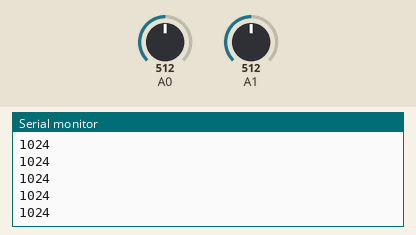
Recording of a sketch running on a simulated Arduino Uno, built with avr-gcc and run on an emulated ATmega328P. On the bench: the last lines printed to the serial monitor. Inputs (shaded band) come from the test bench; at power-on: A0 = 512, A1 = 512.

Above: at 1.2 s.
1.3 s: A0 set to 716
At 1.31 s:
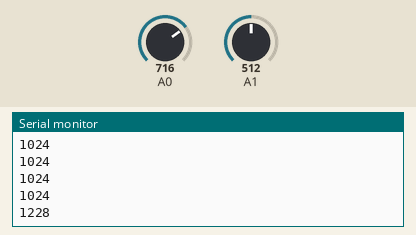
2.8 s: A1 set to 716
At 2.82 s:
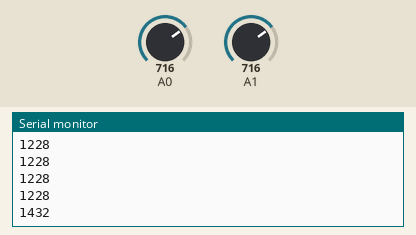
4.3 s: A0 set to 900
At 4.32 s:
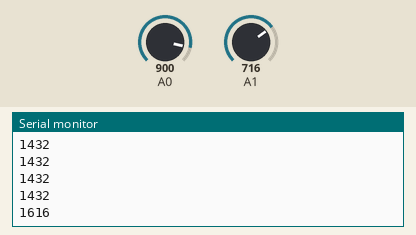
5.8 s: A1 set to 900
At 5.83 s:
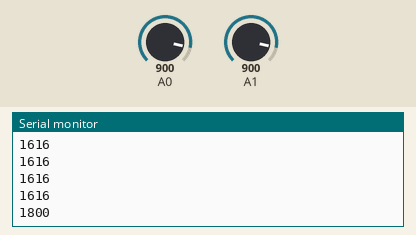
Timing chart, 0 to 8.3 s (numbered marks = the images above; inputs shaded):
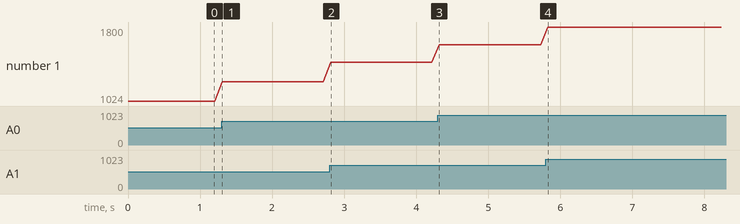

Measured:
- after the input at 1.3 s, the serial monitor: prints a new line at once (image 1)
- after the input at 2.8 s, the serial monitor: prints a new line at once (image 2)
- after the input at 4.3 s, the serial monitor: prints a new line at once (image 3)
- after the input at 5.8 s, the serial monitor: prints a new line at once (image 4)
- plotted number 1: 1024 → 1228 after the input at 1.3 s, 1228 → 1432 after the input at 2.8 s, 1432 → 1616 after the input at 4.3 s, 1616 → 1800 after the input at 5.8 s

The sketch:

layout.ino
```cpp
#include <arduino.h>

void setup() {
    Serial.begin(115200);
    pinMode(A0, INPUT);
    pinMode(A1, INPUT);
}

void loop() {
    Serial.println(analogRead(A0) + analogRead(A1));
    delay(100);
}
```
